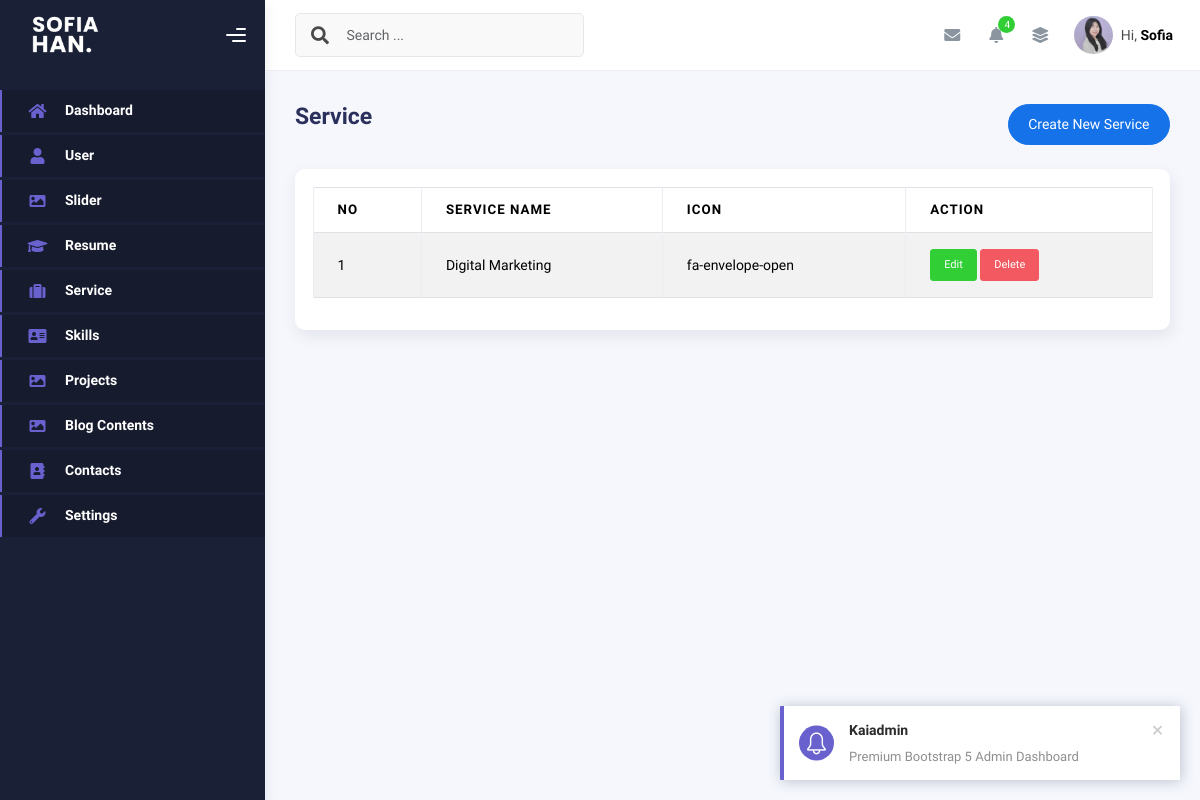
The app's page /admin/service.php with its own data.
### tables this page shows
CREATE TABLE `service` (
  `id` int(11) NOT NULL,
  `service_name` varchar(50) NOT NULL,
  `icon` varchar(50) NOT NULL,
  `is_active` tinyint(1) NOT NULL DEFAULT 1,
  `created_at` timestamp NOT NULL DEFAULT current_timestamp(),
  `update_at` timestamp NULL DEFAULT NULL ON UPDATE current_timestamp()
);

### admin/service.php (the view, shortened to what this page needs)
<?php
include "config/koneksi.php";
$query = mysqli_query($conn, "SELECT * FROM service ORDER BY id DESC");
$rows = mysqli_fetch_all($query, MYSQLI_ASSOC);
?>
<!DOCTYPE html>
<html lang="en">
<head>
    <?php
    include "inc/css.php";
    ?>
</head>
<body>
    <div class="wrapper">
        <?php
        include "inc/sidebar.php";
        ?>
        <div class="main-panel">
            <div class="main-header">
                <?php
                include "inc/navbar.php";
                ?>
            </div>
            <div class="container">
                <div class="page-inner">
                    <div class="d-flex align-items-left align-items-md-center flex-column flex-md-row pt-2 pb-4">
                        <div>
                            <h3 class="fw-bold mb-3">Service</h3>
                        </div>
                        <div class="ms-md-auto py-2 py-md-0">
                            <a href="create-service.php" class="btn btn-primary btn-round">Create New Service</a>
                        </div>
                    </div>
                    <div class="row">
                        <div class="col-sm-6 col-md-12">
                            <div class="card">
                                <div class="card-body">
                                    <table class="table table-bordered table-striped">
                                        <thead>
                                            <tr>
                                                <th>No</th>
                                                <th>Service Name</th>
                                                <th>Icon</th>
                                                <th>Action</th>
                                            </tr>
                                        </thead>
                                        <tbody>
                                            <?php foreach ($rows as $index => $row): ?>
                                                <tr>
                                                    <td><?php echo $index += 1 ?></td>
                                                    <td><?php echo $row['service_name'] ?></td>
                                                    <td><?php echo $row['icon'] ?></td>
                                                    <td>
                                                        <a class="btn btn-success btn-sm"
                                                            href="create-service.php?edit=<?php echo $row['id'] ?>">Edit</a>
                                                        <a onclick="return confirm('Are you sure wanna delete this data?')"
                                                            class=" btn btn-danger btn-sm"
                                                            href="service.php?delete=<?php echo $row['id'] ?>">Delete</a>
                                                    </td>
                                                </tr>
                                            <?php endforeach ?>
                                        </tbody>
                                    </table>
                                </div>
                            </div>
                        </div>
                    </div>
                </div>
            </div>
</body>
</html>

### records on screen
service: index "1", service_name "Digital Marketing", icon "fa-envelope-open"
